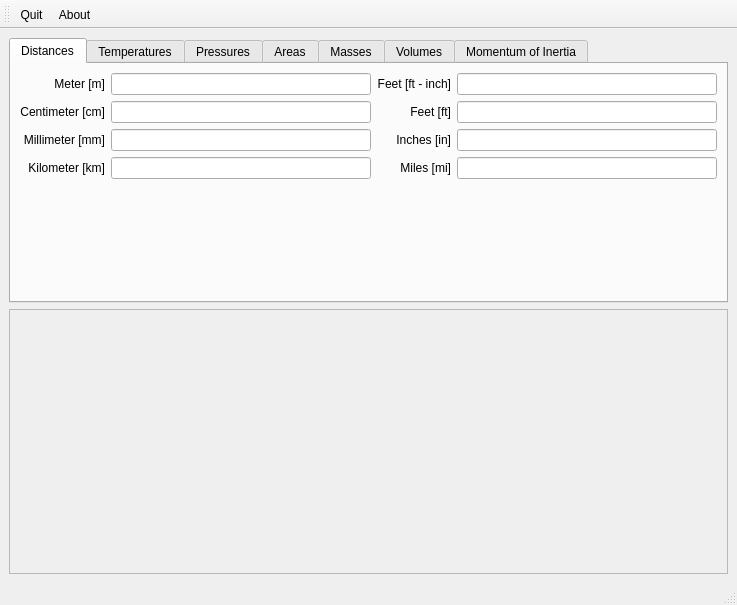
<ui version="4.0" >
 <author>Simon Wilper</author>
 <class>mainwindowSxWConvert</class>
 <widget class="QMainWindow" name="mainwindowSxWConvert" >
  <property name="geometry" >
   <rect>
    <x>0</x>
    <y>0</y>
    <width>737</width>
    <height>605</height>
   </rect>
  </property>
  <property name="windowTitle" >
   <string>SxW Convert</string>
  </property>
  <property name="windowIcon" >
   <iconset>
    <normaloff>:/mainicon/img/document_arrow_left_right.png</normaloff>:/mainicon/img/document_arrow_left_right.png</iconset>
  </property>
  <widget class="QWidget" name="wContents" >
   <layout class="QVBoxLayout" >
    <item>
     <widget class="QTabWidget" name="tabwidgetConvertUnitSelection" >
      <property name="sizePolicy" >
       <sizepolicy vsizetype="Minimum" hsizetype="Expanding" >
        <horstretch>0</horstretch>
        <verstretch>0</verstretch>
       </sizepolicy>
      </property>
      <property name="layoutDirection" >
       <enum>Qt::LeftToRight</enum>
      </property>
      <property name="tabPosition" >
       <enum>QTabWidget::North</enum>
      </property>
      <property name="tabShape" >
       <enum>QTabWidget::Rounded</enum>
      </property>
      <property name="currentIndex" >
       <number>0</number>
      </property>
      <property name="usesScrollButtons" >
       <bool>true</bool>
      </property>
      <widget class="QWidget" name="tabDistances" >
       <attribute name="title" >
        <string>Distances</string>
       </attribute>
       <attribute name="icon" >
        <iconset resource="../res/mainwindow.qrc" >
         <normaloff>:/icon/icons/cursor.png</normaloff>:/icon/icons/cursor.png</iconset>
       </attribute>
       <layout class="QVBoxLayout" >
        <property name="spacing" >
         <number>6</number>
        </property>
        <property name="margin" >
         <number>9</number>
        </property>
        <item>
         <layout class="QGridLayout" >
          <property name="margin" >
           <number>0</number>
          </property>
          <property name="spacing" >
           <number>6</number>
          </property>
          <item row="2" column="1" >
           <widget class="QLineEdit" name="txt_dist_millimeter" />
          </item>
          <item row="1" column="0" >
           <widget class="QLabel" name="lblCentimeter" >
            <property name="text" >
             <string>Centimeter [cm]</string>
            </property>
            <property name="alignment" >
             <set>Qt::AlignRight|Qt::AlignTrailing|Qt::AlignVCenter</set>
            </property>
           </widget>
          </item>
          <item row="1" column="3" >
           <widget class="QLineEdit" name="txt_dist_feet" />
          </item>
          <item row="3" column="3" >
           <widget class="QLineEdit" name="txt_dist_miles" />
          </item>
          <item row="0" column="2" >
           <widget class="QLabel" name="lblFeet" >
            <property name="text" >
             <string>Feet [ft - inch]</string>
            </property>
            <property name="alignment" >
             <set>Qt::AlignRight|Qt::AlignTrailing|Qt::AlignVCenter</set>
            </property>
           </widget>
          </item>
          <item row="2" column="2" >
           <widget class="QLabel" name="lblInches" >
            <property name="text" >
             <string>Inches [in]</string>
            </property>
            <property name="alignment" >
             <set>Qt::AlignRight|Qt::AlignTrailing|Qt::AlignVCenter</set>
            </property>
           </widget>
          </item>
          <item row="3" column="2" >
           <widget class="QLabel" name="lblMiles" >
            <property name="text" >
             <string>Miles [mi]</string>
            </property>
            <property name="alignment" >
             <set>Qt::AlignRight|Qt::AlignTrailing|Qt::AlignVCenter</set>
            </property>
           </widget>
          </item>
          <item row="0" column="3" >
           <widget class="QLineEdit" name="special_txt_dist_feetin" />
          </item>
          <item row="1" column="1" >
           <widget class="QLineEdit" name="txt_dist_centimeter" />
          </item>
          <item row="1" column="2" >
           <widget class="QLabel" name="lblFeetOnly" >
            <property name="text" >
             <string>Feet [ft]</string>
            </property>
            <property name="alignment" >
             <set>Qt::AlignRight|Qt::AlignTrailing|Qt::AlignVCenter</set>
            </property>
           </widget>
          </item>
          <item row="2" column="3" >
           <widget class="QLineEdit" name="txt_dist_inches" />
          </item>
          <item row="0" column="0" >
           <widget class="QLabel" name="lblMeter" >
            <property name="text" >
             <string>Meter [m]</string>
            </property>
            <property name="alignment" >
             <set>Qt::AlignRight|Qt::AlignTrailing|Qt::AlignVCenter</set>
            </property>
           </widget>
          </item>
          <item row="2" column="0" >
           <widget class="QLabel" name="lblMillimeter" >
            <property name="text" >
             <string>Millimeter [mm]</string>
            </property>
            <property name="alignment" >
             <set>Qt::AlignRight|Qt::AlignTrailing|Qt::AlignVCenter</set>
            </property>
           </widget>
          </item>
          <item row="0" column="1" >
           <widget class="QLineEdit" name="txt_dist_meter" >
            <property name="minimumSize" >
             <size>
              <width>150</width>
              <height>0</height>
             </size>
            </property>
           </widget>
          </item>
          <item row="3" column="1" >
           <widget class="QLineEdit" name="txt_dist_kilometer" />
          </item>
          <item row="3" column="0" >
           <widget class="QLabel" name="lblKilometer" >
            <property name="text" >
             <string>Kilometer [km]</string>
            </property>
            <property name="alignment" >
             <set>Qt::AlignRight|Qt::AlignTrailing|Qt::AlignVCenter</set>
            </property>
           </widget>
          </item>
         </layout>
        </item>
        <item>
         <spacer>
          <property name="orientation" >
           <enum>Qt::Vertical</enum>
          </property>
          <property name="sizeHint" stdset="0" >
           <size>
            <width>20</width>
            <height>40</height>
           </size>
          </property>
         </spacer>
        </item>
       </layout>
      </widget>
      <widget class="QWidget" name="tabTemperatures" >
       <attribute name="title" >
        <string>Temperatures</string>
       </attribute>
       <attribute name="icon" >
        <iconset resource="../res/mainwindow.qrc" >
         <normaloff>:/icon/icons/temperature.png</normaloff>:/icon/icons/temperature.png</iconset>
       </attribute>
       <layout class="QVBoxLayout" >
        <property name="spacing" >
         <number>6</number>
        </property>
        <property name="margin" >
         <number>9</number>
        </property>
        <item>
         <layout class="QGridLayout" >
          <property name="margin" >
           <number>0</number>
          </property>
          <property name="spacing" >
           <number>6</number>
          </property>
          <item row="0" column="0" >
           <widget class="QLabel" name="lblKelvin" >
            <property name="text" >
             <string>Kelvin [K]</string>
            </property>
            <property name="alignment" >
             <set>Qt::AlignRight|Qt::AlignTrailing|Qt::AlignVCenter</set>
            </property>
           </widget>
          </item>
          <item row="0" column="2" >
           <widget class="QLabel" name="lblCelsius" >
            <property name="text" >
             <string>Celsius [°C]</string>
            </property>
            <property name="alignment" >
             <set>Qt::AlignRight|Qt::AlignTrailing|Qt::AlignVCenter</set>
            </property>
           </widget>
          </item>
          <item row="0" column="1" >
           <widget class="QLineEdit" name="txt_temp_kelvin" >
            <property name="minimumSize" >
             <size>
              <width>150</width>
              <height>0</height>
             </size>
            </property>
           </widget>
          </item>
          <item row="1" column="0" >
           <widget class="QLabel" name="lblFahrenheit" >
            <property name="text" >
             <string>Fahrenheit [°F]</string>
            </property>
            <property name="alignment" >
             <set>Qt::AlignRight|Qt::AlignTrailing|Qt::AlignVCenter</set>
            </property>
           </widget>
          </item>
          <item row="1" column="1" >
           <widget class="QLineEdit" name="txt_temp_fahrenheit" />
          </item>
          <item row="0" column="3" >
           <widget class="QLineEdit" name="txt_temp_celsius" />
          </item>
          <item row="1" column="2" >
           <widget class="QLabel" name="lblRankine" >
            <property name="text" >
             <string>Rankine [Rk]</string>
            </property>
           </widget>
          </item>
          <item row="1" column="3" >
           <widget class="QLineEdit" name="txt_temp_rankine" />
          </item>
         </layout>
        </item>
        <item>
         <spacer>
          <property name="orientation" >
           <enum>Qt::Vertical</enum>
          </property>
          <property name="sizeHint" stdset="0" >
           <size>
            <width>20</width>
            <height>40</height>
           </size>
          </property>
         </spacer>
        </item>
       </layout>
      </widget>
      <widget class="QWidget" name="tabPressures" >
       <attribute name="title" >
        <string>Pressures</string>
       </attribute>
       <attribute name="icon" >
        <iconset resource="../res/mainwindow.qrc" >
         <normaloff>:/icon/icons/arrow_bottom.png</normaloff>:/icon/icons/arrow_bottom.png</iconset>
       </attribute>
       <layout class="QVBoxLayout" >
        <property name="spacing" >
         <number>6</number>
        </property>
        <property name="margin" >
         <number>9</number>
        </property>
        <item>
         <layout class="QGridLayout" >
          <property name="margin" >
           <number>0</number>
          </property>
          <property name="spacing" >
           <number>6</number>
          </property>
          <item row="2" column="1" >
           <widget class="QLineEdit" name="txt_pres_mmw" />
          </item>
          <item row="1" column="0" >
           <widget class="QLabel" name="lblinwg" >
            <property name="toolTip" >
             <string>inches Water Gauge</string>
            </property>
            <property name="text" >
             <string>Inches of Water Gage [" WG]</string>
            </property>
            <property name="alignment" >
             <set>Qt::AlignRight|Qt::AlignTrailing|Qt::AlignVCenter</set>
            </property>
           </widget>
          </item>
          <item row="3" column="1" >
           <widget class="QLineEdit" name="txt_pres_atm" />
          </item>
          <item row="0" column="2" >
           <widget class="QLabel" name="lblKPascal" >
            <property name="text" >
             <string>Kilopascal [KPa]</string>
            </property>
            <property name="alignment" >
             <set>Qt::AlignRight|Qt::AlignTrailing|Qt::AlignVCenter</set>
            </property>
           </widget>
          </item>
          <item row="1" column="2" >
           <widget class="QLabel" name="lblBar" >
            <property name="text" >
             <string>Bar [bar]</string>
            </property>
            <property name="alignment" >
             <set>Qt::AlignRight|Qt::AlignTrailing|Qt::AlignVCenter</set>
            </property>
           </widget>
          </item>
          <item row="1" column="3" >
           <widget class="QLineEdit" name="txt_pres_bar" />
          </item>
          <item row="2" column="3" >
           <widget class="QLineEdit" name="txt_pres_mbar" />
          </item>
          <item row="2" column="0" >
           <widget class="QLabel" name="lblmmHG" >
            <property name="text" >
             <string>mm of Water [mm WG]</string>
            </property>
            <property name="alignment" >
             <set>Qt::AlignRight|Qt::AlignTrailing|Qt::AlignVCenter</set>
            </property>
           </widget>
          </item>
          <item row="0" column="0" >
           <widget class="QLabel" name="lblPascal" >
            <property name="text" >
             <string>Pascal [Pa]</string>
            </property>
            <property name="alignment" >
             <set>Qt::AlignRight|Qt::AlignTrailing|Qt::AlignVCenter</set>
            </property>
           </widget>
          </item>
          <item row="3" column="0" >
           <widget class="QLabel" name="lblAtmos" >
            <property name="text" >
             <string>Atmosphere [atm]</string>
            </property>
            <property name="alignment" >
             <set>Qt::AlignRight|Qt::AlignTrailing|Qt::AlignVCenter</set>
            </property>
           </widget>
          </item>
          <item row="3" column="2" >
           <widget class="QLabel" name="lblPsi" >
            <property name="text" >
             <string>Pound per Square Inch [psi]</string>
            </property>
            <property name="alignment" >
             <set>Qt::AlignRight|Qt::AlignTrailing|Qt::AlignVCenter</set>
            </property>
           </widget>
          </item>
          <item row="0" column="1" >
           <widget class="QLineEdit" name="txt_pres_pa" />
          </item>
          <item row="2" column="2" >
           <widget class="QLabel" name="lblMillibar" >
            <property name="text" >
             <string>Millibar [mbar]</string>
            </property>
            <property name="alignment" >
             <set>Qt::AlignRight|Qt::AlignTrailing|Qt::AlignVCenter</set>
            </property>
           </widget>
          </item>
          <item row="0" column="3" >
           <widget class="QLineEdit" name="txt_pres_kpa" />
          </item>
          <item row="3" column="3" >
           <widget class="QLineEdit" name="txt_pres_psi" />
          </item>
          <item row="1" column="1" >
           <widget class="QLineEdit" name="txt_pres_inwg" />
          </item>
         </layout>
        </item>
        <item>
         <spacer>
          <property name="orientation" >
           <enum>Qt::Vertical</enum>
          </property>
          <property name="sizeHint" stdset="0" >
           <size>
            <width>20</width>
            <height>40</height>
           </size>
          </property>
         </spacer>
        </item>
       </layout>
      </widget>
      <widget class="QWidget" name="tabAreas" >
       <attribute name="title" >
        <string>Areas</string>
       </attribute>
       <attribute name="icon" >
        <iconset resource="../res/mainwindow.qrc" >
         <normaloff>:/icon/icons/rect.png</normaloff>:/icon/icons/rect.png</iconset>
       </attribute>
       <layout class="QVBoxLayout" >
        <property name="spacing" >
         <number>6</number>
        </property>
        <property name="margin" >
         <number>9</number>
        </property>
        <item>
         <layout class="QGridLayout" >
          <property name="margin" >
           <number>0</number>
          </property>
          <property name="spacing" >
           <number>6</number>
          </property>
          <item row="0" column="1" >
           <widget class="QLineEdit" name="txt_area_squaremeter" />
          </item>
          <item row="0" column="3" >
           <widget class="QLineEdit" name="txt_area_squarefoot" />
          </item>
          <item row="2" column="2" >
           <widget class="QLabel" name="lblSquareyard" >
            <property name="text" >
             <string>Square Yard [yd &lt;sup>2&lt;/sup>]</string>
            </property>
            <property name="alignment" >
             <set>Qt::AlignRight|Qt::AlignTrailing|Qt::AlignVCenter</set>
            </property>
           </widget>
          </item>
          <item row="2" column="1" >
           <widget class="QLineEdit" name="txt_area_acre" />
          </item>
          <item row="2" column="3" >
           <widget class="QLineEdit" name="txt_area_squareyard" />
          </item>
          <item row="3" column="0" >
           <widget class="QLabel" name="lblSquareinch" >
            <property name="text" >
             <string>Square Inch [inch &lt;sup>2&lt;/sup>]</string>
            </property>
            <property name="alignment" >
             <set>Qt::AlignRight|Qt::AlignTrailing|Qt::AlignVCenter</set>
            </property>
           </widget>
          </item>
          <item row="3" column="1" >
           <widget class="QLineEdit" name="txt_area_squareinch" />
          </item>
          <item row="0" column="2" >
           <widget class="QLabel" name="lblSquarefoot" >
            <property name="text" >
             <string>Square Foot [ft &lt;sup>2&lt;/sup>]</string>
            </property>
            <property name="alignment" >
             <set>Qt::AlignRight|Qt::AlignTrailing|Qt::AlignVCenter</set>
            </property>
           </widget>
          </item>
          <item row="3" column="2" >
           <widget class="QLabel" name="lblSquaremile" >
            <property name="text" >
             <string>Square Mile [sq &lt;sup>2&lt;/sup>]</string>
            </property>
            <property name="alignment" >
             <set>Qt::AlignRight|Qt::AlignTrailing|Qt::AlignVCenter</set>
            </property>
           </widget>
          </item>
          <item row="3" column="3" >
           <widget class="QLineEdit" name="txt_area_squaremile" />
          </item>
          <item row="0" column="0" >
           <widget class="QLabel" name="lblSquaremeter" >
            <property name="text" >
             <string>Square Meter [m &lt;sup>2&lt;/sup>]</string>
            </property>
            <property name="alignment" >
             <set>Qt::AlignRight|Qt::AlignTrailing|Qt::AlignVCenter</set>
            </property>
           </widget>
          </item>
          <item row="1" column="3" >
           <widget class="QLineEdit" name="txt_area_hectare" />
          </item>
          <item row="1" column="0" >
           <widget class="QLabel" name="lblSquareKm" >
            <property name="text" >
             <string>Square Kilometer [km &lt;sup>2&lt;/sup>]</string>
            </property>
            <property name="alignment" >
             <set>Qt::AlignRight|Qt::AlignTrailing|Qt::AlignVCenter</set>
            </property>
           </widget>
          </item>
          <item row="1" column="1" >
           <widget class="QLineEdit" name="txt_area_squarekm" />
          </item>
          <item row="1" column="2" >
           <widget class="QLabel" name="lblHa" >
            <property name="text" >
             <string>Hectare [ha] </string>
            </property>
            <property name="alignment" >
             <set>Qt::AlignRight|Qt::AlignTrailing|Qt::AlignVCenter</set>
            </property>
           </widget>
          </item>
          <item row="2" column="0" >
           <widget class="QLabel" name="lblAcre" >
            <property name="text" >
             <string>Acre [ac] </string>
            </property>
            <property name="alignment" >
             <set>Qt::AlignRight|Qt::AlignTrailing|Qt::AlignVCenter</set>
            </property>
           </widget>
          </item>
         </layout>
        </item>
        <item>
         <spacer>
          <property name="orientation" >
           <enum>Qt::Vertical</enum>
          </property>
          <property name="sizeHint" stdset="0" >
           <size>
            <width>20</width>
            <height>40</height>
           </size>
          </property>
         </spacer>
        </item>
       </layout>
      </widget>
      <widget class="QWidget" name="tabMasses" >
       <attribute name="title" >
        <string>Masses</string>
       </attribute>
       <attribute name="icon" >
        <iconset resource="../res/mainwindow.qrc" >
         <normaloff>:/icon/icons/weight.png</normaloff>:/icon/icons/weight.png</iconset>
       </attribute>
       <layout class="QVBoxLayout" >
        <property name="spacing" >
         <number>6</number>
        </property>
        <property name="margin" >
         <number>9</number>
        </property>
        <item>
         <layout class="QGridLayout" >
          <property name="margin" >
           <number>0</number>
          </property>
          <property name="spacing" >
           <number>6</number>
          </property>
          <item row="2" column="1" >
           <widget class="QLineEdit" name="txt_mass_tonmetric" />
          </item>
          <item row="0" column="3" >
           <widget class="QLineEdit" name="txt_mass_gram" />
          </item>
          <item row="0" column="0" >
           <widget class="QLabel" name="lblKg" >
            <property name="text" >
             <string>Kilogram [kg]</string>
            </property>
            <property name="alignment" >
             <set>Qt::AlignRight|Qt::AlignTrailing|Qt::AlignVCenter</set>
            </property>
           </widget>
          </item>
          <item row="1" column="2" >
           <widget class="QLabel" name="lblOunceTroy" >
            <property name="text" >
             <string>Ounce, Troy [oz]</string>
            </property>
            <property name="alignment" >
             <set>Qt::AlignRight|Qt::AlignTrailing|Qt::AlignVCenter</set>
            </property>
           </widget>
          </item>
          <item row="1" column="1" >
           <widget class="QLineEdit" name="txt_mass_pound" />
          </item>
          <item row="2" column="2" >
           <widget class="QLabel" name="lblOunceAv" >
            <property name="text" >
             <string>Ounce, Avoirdupois [oz]</string>
            </property>
            <property name="alignment" >
             <set>Qt::AlignRight|Qt::AlignTrailing|Qt::AlignVCenter</set>
            </property>
           </widget>
          </item>
          <item row="0" column="1" >
           <widget class="QLineEdit" name="txt_mass_kg" />
          </item>
          <item row="2" column="3" >
           <widget class="QLineEdit" name="txt_mass_ounceav" />
          </item>
          <item row="4" column="0" >
           <widget class="QLabel" name="lblTonShort" >
            <property name="text" >
             <string>Ton (short) [t]</string>
            </property>
            <property name="alignment" >
             <set>Qt::AlignRight|Qt::AlignTrailing|Qt::AlignVCenter</set>
            </property>
           </widget>
          </item>
          <item row="1" column="3" >
           <widget class="QLineEdit" name="txt_mass_ouncetroy" />
          </item>
          <item row="1" column="0" >
           <widget class="QLabel" name="lblPound" >
            <property name="text" >
             <string>Pound [lb]</string>
            </property>
            <property name="alignment" >
             <set>Qt::AlignRight|Qt::AlignTrailing|Qt::AlignVCenter</set>
            </property>
           </widget>
          </item>
          <item row="3" column="1" >
           <widget class="QLineEdit" name="txt_mass_tonlong" />
          </item>
          <item row="4" column="1" >
           <widget class="QLineEdit" name="txt_mass_tonshort" />
          </item>
          <item row="0" column="2" >
           <widget class="QLabel" name="lblGram" >
            <property name="text" >
             <string>Gram [g]</string>
            </property>
            <property name="alignment" >
             <set>Qt::AlignRight|Qt::AlignTrailing|Qt::AlignVCenter</set>
            </property>
           </widget>
          </item>
          <item row="2" column="0" >
           <widget class="QLabel" name="lblTonMetric" >
            <property name="text" >
             <string>Ton [t]</string>
            </property>
            <property name="alignment" >
             <set>Qt::AlignRight|Qt::AlignTrailing|Qt::AlignVCenter</set>
            </property>
           </widget>
          </item>
          <item row="3" column="0" >
           <widget class="QLabel" name="lblTonLong" >
            <property name="text" >
             <string>Ton (long) [t]</string>
            </property>
            <property name="alignment" >
             <set>Qt::AlignRight|Qt::AlignTrailing|Qt::AlignVCenter</set>
            </property>
           </widget>
          </item>
         </layout>
        </item>
        <item>
         <spacer>
          <property name="orientation" >
           <enum>Qt::Vertical</enum>
          </property>
          <property name="sizeHint" stdset="0" >
           <size>
            <width>20</width>
            <height>40</height>
           </size>
          </property>
         </spacer>
        </item>
       </layout>
      </widget>
      <widget class="QWidget" name="tabVolumes" >
       <attribute name="title" >
        <string>Volumes</string>
       </attribute>
       <attribute name="icon" >
        <iconset resource="../res/mainwindow.qrc" >
         <normaloff>:/icon/icons/volume.png</normaloff>:/icon/icons/volume.png</iconset>
       </attribute>
       <layout class="QVBoxLayout" >
        <property name="spacing" >
         <number>6</number>
        </property>
        <property name="margin" >
         <number>9</number>
        </property>
        <item>
         <layout class="QGridLayout" >
          <property name="margin" >
           <number>0</number>
          </property>
          <property name="spacing" >
           <number>6</number>
          </property>
          <item row="1" column="1" >
           <widget class="QLineEdit" name="txt_vol_gallon" />
          </item>
          <item row="0" column="0" >
           <widget class="QLabel" name="lblLiter" >
            <property name="text" >
             <string>Liter</string>
            </property>
           </widget>
          </item>
          <item row="1" column="0" >
           <widget class="QLabel" name="lblGallon" >
            <property name="text" >
             <string>Gallon</string>
            </property>
           </widget>
          </item>
          <item row="2" column="1" >
           <widget class="QLineEdit" name="txt_vol_pint" />
          </item>
          <item row="0" column="1" >
           <widget class="QLineEdit" name="txt_vol_liter" />
          </item>
          <item row="2" column="0" >
           <widget class="QLabel" name="lblPint" >
            <property name="text" >
             <string>Pint</string>
            </property>
           </widget>
          </item>
         </layout>
        </item>
        <item>
         <spacer>
          <property name="orientation" >
           <enum>Qt::Vertical</enum>
          </property>
          <property name="sizeHint" stdset="0" >
           <size>
            <width>20</width>
            <height>40</height>
           </size>
          </property>
         </spacer>
        </item>
       </layout>
      </widget>
      <widget class="QWidget" name="tabMomentum" >
       <attribute name="title" >
        <string>Momentum of Inertia</string>
       </attribute>
       <attribute name="icon" >
        <iconset resource="../res/mainwindow.qrc" >
         <normaloff>:/icon/icons/windows_options.png</normaloff>:/icon/icons/windows_options.png</iconset>
       </attribute>
       <layout class="QVBoxLayout" >
        <item>
         <layout class="QGridLayout" >
          <item row="0" column="0" >
           <widget class="QLabel" name="lblKgm" >
            <property name="text" >
             <string>Kilogram meter Squared [kgm &lt;sup>2&lt;/sup>]</string>
            </property>
           </widget>
          </item>
          <item row="0" column="1" >
           <widget class="QLineEdit" name="txt_mom_kgmsquared" />
          </item>
          <item row="1" column="0" >
           <widget class="QLabel" name="lblPoundSquareFoot" >
            <property name="text" >
             <string>Pound Square Foot</string>
            </property>
           </widget>
          </item>
          <item row="1" column="1" >
           <widget class="QLineEdit" name="txt_mom_poundsquarefoot" />
          </item>
         </layout>
        </item>
        <item>
         <spacer>
          <property name="orientation" >
           <enum>Qt::Vertical</enum>
          </property>
          <property name="sizeHint" stdset="0" >
           <size>
            <width>20</width>
            <height>40</height>
           </size>
          </property>
         </spacer>
        </item>
       </layout>
      </widget>
     </widget>
    </item>
    <item>
     <widget class="QLabel" name="lblDesc" >
      <property name="frameShape" >
       <enum>QFrame::StyledPanel</enum>
      </property>
      <property name="frameShadow" >
       <enum>QFrame::Raised</enum>
      </property>
      <property name="text" >
       <string/>
      </property>
      <property name="alignment" >
       <set>Qt::AlignLeading|Qt::AlignLeft|Qt::AlignTop</set>
      </property>
      <property name="wordWrap" >
       <bool>true</bool>
      </property>
      <property name="openExternalLinks" >
       <bool>true</bool>
      </property>
     </widget>
    </item>
   </layout>
  </widget>
  <widget class="QStatusBar" name="statusbar" >
   <property name="enabled" >
    <bool>true</bool>
   </property>
   <property name="sizeGripEnabled" >
    <bool>true</bool>
   </property>
  </widget>
  <widget class="QToolBar" name="toolBar" >
   <property name="windowTitle" >
    <string>toolBar</string>
   </property>
   <property name="movable" >
    <bool>true</bool>
   </property>
   <property name="allowedAreas" >
    <set>Qt::BottomToolBarArea|Qt::TopToolBarArea</set>
   </property>
   <property name="iconSize" >
    <size>
     <width>16</width>
     <height>16</height>
    </size>
   </property>
   <property name="toolButtonStyle" >
    <enum>Qt::ToolButtonTextBesideIcon</enum>
   </property>
   <attribute name="toolBarArea" >
    <enum>TopToolBarArea</enum>
   </attribute>
   <attribute name="toolBarBreak" >
    <bool>false</bool>
   </attribute>
   <addaction name="actionQuit" />
   <addaction name="actionAbout" />
  </widget>
  <action name="actionAbout" >
   <property name="icon" >
    <iconset>
     <normaloff>:/mainicon/img/light_bulb.png</normaloff>:/mainicon/img/light_bulb.png</iconset>
   </property>
   <property name="text" >
    <string>&amp;About</string>
   </property>
   <property name="statusTip" >
    <string>Show Program Information</string>
   </property>
   <property name="shortcut" >
    <string>F1</string>
   </property>
  </action>
  <action name="actionQuit" >
   <property name="icon" >
    <iconset>
     <normaloff>:/mainicon/img/exit.png</normaloff>:/mainicon/img/exit.png</iconset>
   </property>
   <property name="text" >
    <string>&amp;Quit</string>
   </property>
   <property name="statusTip" >
    <string>Quit the Program</string>
   </property>
   <property name="shortcut" >
    <string>Ctrl+Q</string>
   </property>
  </action>
 </widget>
 <tabstops>
  <tabstop>txt_dist_meter</tabstop>
  <tabstop>special_txt_dist_feetin</tabstop>
  <tabstop>txt_dist_centimeter</tabstop>
  <tabstop>txt_dist_inches</tabstop>
  <tabstop>txt_dist_miles</tabstop>
  <tabstop>txt_temp_kelvin</tabstop>
  <tabstop>txt_temp_fahrenheit</tabstop>
  <tabstop>txt_temp_celsius</tabstop>
  <tabstop>txt_pres_pa</tabstop>
  <tabstop>txt_pres_inwg</tabstop>
  <tabstop>txt_pres_mmw</tabstop>
  <tabstop>txt_pres_atm</tabstop>
  <tabstop>txt_pres_bar</tabstop>
  <tabstop>txt_pres_mbar</tabstop>
  <tabstop>txt_pres_psi</tabstop>
  <tabstop>txt_area_squaremeter</tabstop>
  <tabstop>txt_area_squarekm</tabstop>
  <tabstop>txt_area_acre</tabstop>
  <tabstop>txt_area_squareinch</tabstop>
  <tabstop>txt_area_squarefoot</tabstop>
  <tabstop>txt_area_hectare</tabstop>
  <tabstop>txt_area_squareyard</tabstop>
  <tabstop>txt_area_squaremile</tabstop>
  <tabstop>txt_mass_kg</tabstop>
  <tabstop>txt_mass_tonmetric</tabstop>
  <tabstop>txt_mass_tonlong</tabstop>
  <tabstop>txt_mass_tonshort</tabstop>
  <tabstop>txt_mass_pound</tabstop>
  <tabstop>txt_mass_ouncetroy</tabstop>
  <tabstop>txt_mass_ounceav</tabstop>
  <tabstop>tabwidgetConvertUnitSelection</tabstop>
 </tabstops>
 <resources>
  <include location="../res/mainwindow.qrc" />
 </resources>
 <connections/>
</ui>
